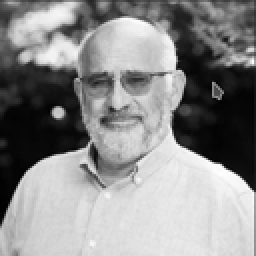
#> input picture fver/spi_async_fifo_reg/python/source_image.png, 128 x 128 px, found by its file name (shown 2 times larger)
$ jupyter execute generate_data.ipynb
#> lines starting #> are read from the running program, lines starting #| are printed output that depends on the picture; after the words box and inside, x2 and y2 are one past the last pixel; in counts of white or black regions, pixels touching at a corner belong together
[cell 1]
import numpy as np
import matplotlib.pyplot as plt
from PIL import Image
import os

## Generate Image Data - 64x64

Taking an input image provided via source path or using a generic circle and creating a 64x64 binary test image for our tb

[cell 2]
def generate_test_data_from_image():
    """
    Reads the source image, converts it to binarized 64x64 data.
    If the image is not found, falls back to a synthetic circle.
    Writes the interleaved imager_test_data.hex file.
    """
    image_path = "/LinuxRAID/home/aokieh1/projects/open_dvs_digital/fver/spi_async_fifo_reg/python/source_image.png"
    # 1. Load the image OR generate synthetic fallback
    if os.path.exists(image_path):
        print(f"Loading '{image_path}'...")
        # Convert to Grayscale ('L') and force to 64x64
        img_pil = Image.open(image_path).convert('L').resize((64, 64))
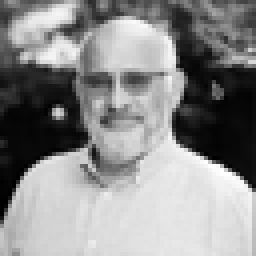
#> img_pil: PIL image 64x64 L (shown 4 times larger); min 0, max 255, mean 139.9
        # Binarize: Pixels > 128 become 1 (White/ON), otherwise 0 (Black/OFF)
        img = (np.array(img_pil) > 128).astype(int)
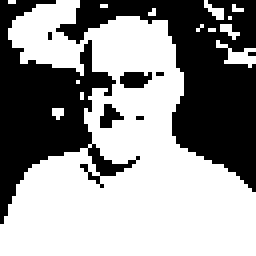
#> img: shape (64, 64) int64 (shown 4 times larger); values 0 (black) and 1 (white), 58.5% white; 8 black regions (4 under 20 px), largest, box (x1, y1, x2, y2) and area: (14, 0, 64, 48) 913, (0, 0, 35, 56) 731, (30, 18, 38, 22) 26, (25, 26, 31, 32) 21
    else:
        print(f"[WARNING] Could not find image at: {image_path}")
        print(" -> Falling back to synthetic 64x64 circle pattern.")
        img = np.zeros((64, 64), dtype=int)
        for y in range(64):
            for x in range(64):
                if (x - 32)**2 + (y - 32)**2 < 20**2:
                    img[y, x] = 1

    # 2. Separate into ON events (pixels == 1) and OFF events (pixels == 0)
    on_events = (img == 1).astype(int)
    off_events = (img == 0).astype(int)

    # 3. Interleave rows and write to hex file for Verilog
    filename = "papa_test_data_64x64.hex"
    with open(filename, "w") as f:
        for row in range(64):
            # Pack 64 pixels into a 64-bit integer
            on_val = 0
            off_val = 0
            for col in range(64):
                on_val  |= (int(on_events[row, col]) << (63 - col))
                off_val |= (int(off_events[row, col]) << (63 - col))

            f.write(f"{on_val:016X}\n")
            f.write(f"{off_val:016X}\n")

    print(f"Successfully generated 128 rows of 64-bit hex data to '{filename}'!")

    # Return the generated arrays so the parser can compare them later
    return img, on_events, off_events

## Post TB Processing (64x64)

Here we parse the data that was generated by the tb and compare it to the original input

[cell 3]
def parse_data_from_roic(original_img, expected_on, expected_off):
    """
    Parses sim_output_64x64.txt, reconstructs the arrays, compares them
    against the expected inputs, and displays the 2x2 verification plot.
    """
    parsed_on = np.zeros((64, 64), dtype=int)
    parsed_off = np.zeros((64, 64), dtype=int)

    on_row_idx = 0
    off_row_idx = 0

    filepath = "sim_output_64x64.txt" # generated by roic_top_tb_64.sv

    if not os.path.exists(filepath):
        print(f"\nError: '{filepath}' not found.")
        print("Make sure you run the SystemVerilog ROIC simulation first!")
        return

    print(f"Parsing '{filepath}'...")
    with open(filepath, "r") as f:
#> (reads fver/roic/python/sim_output_64x64.txt from the repository)
        for line in f:
            line = line.strip()
            if not line:
                continue

            # Read the 17-character hex string as a base-16 integer
            val = int(line, 16)

            # Shift and mask to decouple the event flag and the array data
            event_flag = (val >> 64) & 0x3  # The top 2 bits
            data_64bit = val & 0xFFFFFFFFFFFFFFFF  # The bottom 64 bits

            # Unpack the 64-bit integer back into an array of 64 individual pixels
            row_pixels = [(data_64bit >> (63 - col)) & 1 for col in range(64)]

            if event_flag == 2:   # 2'b10 (ON DETECT)
                if on_row_idx < 64:
                    parsed_on[on_row_idx, :] = row_pixels
                    on_row_idx += 1

            elif event_flag == 1: # 2'b01 (OFF DETECT)
                if off_row_idx < 64:
                    parsed_off[off_row_idx, :] = row_pixels
                    off_row_idx += 1

    print(f" -> Captured {on_row_idx} ON rows and {off_row_idx} OFF rows from RTL output.")

    # =======================================================================
    # AUTOMATED DATA INTEGRITY CHECK
    # =======================================================================
    on_match = np.array_equal(expected_on, parsed_on)
#> on_match = True
    off_match = np.array_equal(expected_off, parsed_off)
#> off_match = True

    print("\n==========================================================")
    if on_match and off_match:
        print(" [SUCCESS] ROIC OUTPUT PERFECTLY MATCHES ORIGINAL IMAGE!")
    else:
        print(" [FATAL ERROR] ROIC OUTPUT MISMATCH DETECTED!")
        if not on_match: print("  -> ON events do not match.")
        if not off_match: print("  -> OFF events do not match.")
    print("==========================================================\n")

    # =======================================================================
    # RECONSTRUCT & PLOT
    # =======================================================================
    # Reconstruct the image (ON events perfectly represent the BW image's '1's)
    reconstructed = parsed_on | (parsed_off * 0)

    fig, axes = plt.subplots(2, 2, figsize=(11, 11))
    fig.canvas.manager.set_window_title('ROIC Digital Twin Verification')

    axes[0, 0].imshow(original_img, cmap='gray')
    axes[0, 0].set_title("1. Original Image (Input)", fontsize=14, fontweight='bold')
    axes[0, 0].axis('off')

    axes[0, 1].imshow(parsed_on, cmap='gray')
    title_on = f"2. Parsed ON Events (Match: {'YES' if on_match else 'NO'})"
#> title_on = '2. Parsed ON Events (Match: YES)'
    axes[0, 1].set_title(title_on, color='green' if on_match else 'red', fontsize=14, fontweight='bold')
    axes[0, 1].axis('off')

    axes[1, 0].imshow(reconstructed, cmap='gray')
    axes[1, 0].set_title("3. ROIC Reconstructed Output", fontsize=14, fontweight='bold')
    axes[1, 0].axis('off')

    axes[1, 1].imshow(parsed_off, cmap='gray')
    title_off = f"4. Parsed OFF Events (Match: {'YES' if off_match else 'NO'})"
#> title_off = '4. Parsed OFF Events (Match: YES)'
    axes[1, 1].set_title(title_off, color='green' if off_match else 'red', fontsize=14, fontweight='bold')
    axes[1, 1].axis('off')

    plt.tight_layout()
    plt.show()
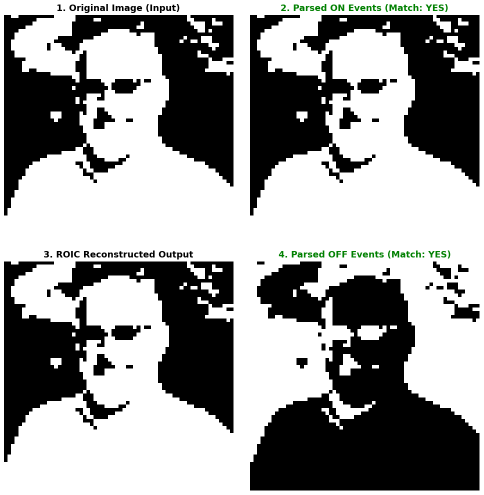
#> figure drawn by matplotlib, 4 panels

[cell 4]
# 1. Generate the stimulus file (run this BEFORE Verilog Simulation)
img, expected_on, expected_off = generate_test_data_from_image()

[cell 5]
# 2. Parse the output and compare (run this AFTER Verilog Simulation)
if img is not None:
    parse_data_from_roic(img, expected_on, expected_off)

## Converting an image to 128 x 128

Here we convert a sample image that is 300x300 RGB --> 128x128 binary BW. This is next used to pass through our roic_top_tb which operates on two 64x128 ROICs which we will use to simulate a 128x128 imager.

[cell 6]
def plot_original_vs_binary(source_path, target_size=(128, 128), threshold=128):
    """
    Displays a 1x2 subplot of the original color image and the binarized version.
    """
#> called with target_size = (128, 128), threshold = 128
    if not os.path.exists(source_path):
        print(f"Error: Source image not found at {source_path}")
        return

    # 1. Load the original color image for display
    original_img = Image.open(source_path)
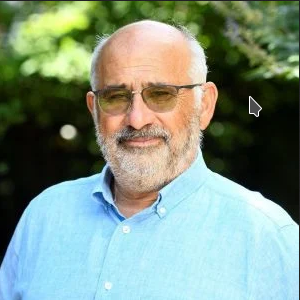
#> input picture fver/spi_async_fifo_reg/python/papa.png, 300 x 300 px, found by its file name
#> original_img is the input picture: PIL image 300x300 RGB; mean R, G, B 127.9, 147.3, 132.3

    # 2. Process for the Imager: Grayscale -> Resize -> Binarize
    # Mode 'L' is 8-bit pixels, black and white
    # LANCZOS is used for high-quality downsampling
    img_processed = original_img.convert('L').resize(target_size, resample=Image.LANCZOS)

    # Binarize the array (Pixels > 128 become 1, others 0)
    bw_array = (np.array(img_processed) > threshold).astype(int)
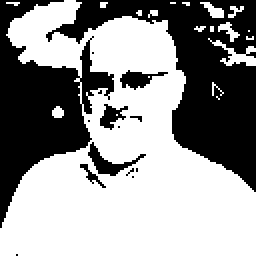
#> bw_array: shape (128, 128) int64 (shown 2 times larger); values 0 (black) and 1 (white), 58.9% white; 15 black regions (9 under 20 px), largest, box (x1, y1, x2, y2) and area: (23, 0, 128, 96) 3614, (0, 0, 57, 114) 2709, (44, 71, 73, 88) 145, (60, 35, 84, 45) 114, (50, 52, 64, 65) 89, (40, 82, 53, 94) 39

    # 3. Create the subplot
    fig, axes = plt.subplots(1, 2, figsize=(14, 7))
    fig.canvas.manager.set_window_title('Imager Input Verification')

    # Left Plot: Original Image
    axes[0].imshow(original_img)
    axes[0].set_title(f"Original Input\n({original_img.size[0]}x{original_img.size[1]} Color)",
                      fontsize=14, fontweight='bold')
    axes[0].axis('off')

    # Right Plot: Binarized BW Image
    # Using 'gray' colormap to show 0 as black and 1 as white
    axes[1].imshow(bw_array, cmap='gray')
    axes[1].set_title(f"Binary BW Imager Input\n({target_size[0]}x{target_size[1]} Binarized)",
                      fontsize=14, fontweight='bold')
    axes[1].axis('off')

    plt.tight_layout()
    plt.show()

# Path to your source image
path = "/LinuxRAID/home/aokieh1/projects/open_dvs_digital/fver/spi_async_fifo_reg/python/papa.png"
plot_original_vs_binary(path)

## Generate Image Data - 128x128

Taking an input image provided via source path or using a generic circle and creating a 128x128 binary test image for our tb

[cell 7]
def generate_test_data_from_image_128x128():
    """
    Reads the source image, visualizes it against a 128x128 binarized version,
    and writes the interleaved imager_test_data_128x128.hex file.
    The hex file contains 256 lines: 128 for the Top ROIC, 128 for the Bottom ROIC.
    """
    image_path = "/LinuxRAID/home/aokieh1/projects/open_dvs_digital/fver/spi_async_fifo_reg/python/papa.png"
    target_size = (128, 128)
    threshold = 128

    # =======================================================================
    # 1. LOAD, PROCESS, AND VISUALIZE
    # =======================================================================
    if os.path.exists(image_path):
        print(f"Loading '{image_path}'...")
        original_img = Image.open(image_path)

        # Process for the Imager: Grayscale -> Resize (128x128) -> Binarize
        img_processed = original_img.convert('L').resize(target_size, resample=Image.LANCZOS)
        img = (np.array(img_processed) > threshold).astype(int)

        # Create the 1x2 comparison subplot you requested
        fig, axes = plt.subplots(1, 2, figsize=(14, 7))
        fig.canvas.manager.set_window_title('Imager Input Verification (128x128)')

        axes[0].imshow(original_img)
        axes[0].set_title(f"Original Input\n({original_img.size[0]}x{original_img.size[1]} Color)",
                          fontsize=14, fontweight='bold')
        axes[0].axis('off')

        axes[1].imshow(img, cmap='gray')
        axes[1].set_title(f"Binary BW Imager Input\n({target_size[0]}x{target_size[1]} Binarized)",
                          fontsize=14, fontweight='bold')
        axes[1].axis('off')

        plt.tight_layout()
        plt.show()

    else:
        print(f"[WARNING] Could not find image at: {image_path}")
        print(" -> Falling back to synthetic 128x128 circle pattern.")
        img = np.zeros((128, 128), dtype=int)
        for y in range(128):
            for x in range(128):
                # Center the circle at x=64, y=64
                if (x - 64)**2 + (y - 64)**2 < 40**2:
                    img[y, x] = 1

    # =======================================================================
    # 2. EVENT SEPARATION & BIT PACKING
    # =======================================================================
    on_events = (img == 1).astype(int)
    off_events = (img == 0).astype(int)

    filename = "papa_test_data_128x128.hex"

    with open(filename, "w") as f:
        # --- TILE 1: TOP ROIC (Rows 0 to 63) ---
        for row in range(64):
            on_data_128, off_data_128 = 0, 0
            for col in range(128):
                on_data_128  |= (int(on_events[row, col]) << (127 - col))
                off_data_128 |= (int(off_events[row, col]) << (127 - col))

            # Pack: {128-bit data, 2-bit event mode, 6-bit row addr (0-63)}
            on_packet  = (on_data_128 << 8) | (2 << 6) | row
            off_packet = (off_data_128 << 8) | (1 << 6) | row

            f.write(f"{on_packet:034X}\n")
            f.write(f"{off_packet:034X}\n")

        # --- TILE 2: BOTTOM ROIC (Rows 64 to 127) ---
        for row in range(64, 128):
            on_data_128, off_data_128 = 0, 0
            for col in range(128):
                on_data_128  |= (int(on_events[row, col]) << (127 - col))
                off_data_128 |= (int(off_events[row, col]) << (127 - col))

            # The Bottom ROIC still only has a 6-bit address counter (0-63).
            # So we must map the global image row (64-127) back to the ROIC's local address (0-63).
            local_row_addr = row - 64

            # Pack: {128-bit data, 2-bit event mode, 6-bit local row addr (0-63)}
            on_packet  = (on_data_128 << 8) | (2 << 6) | local_row_addr
            off_packet = (off_data_128 << 8) | (1 << 6) | local_row_addr

            f.write(f"{on_packet:034X}\n")
            f.write(f"{off_packet:034X}\n")

    print(f"Successfully generated 256 lines of 136-bit hex data to '{filename}'!")

    return img, on_events, off_events

# generate_test_data_from_image_128x128()

[cell 8]
def parse_data_from_roic_128x128(original_img, expected_on, expected_off):
    """
    Parses sim_output_128x128.txt, unpacks the 137-bit packets using the embedded 7-bit
    global row_addr, reconstructs the arrays, and displays the 2x2 verification visualization.
    """
    # 1. Initialize empty 128x128 arrays to hold the fully stitched image
    parsed_on = np.zeros((128, 128), dtype=int)
    parsed_off = np.zeros((128, 128), dtype=int)

    rows_captured = 0

    # 2. Point to the correct output file generated by the Verilog TB
    filepath = "/LinuxRAID/home/aokieh1/projects/open_dvs_digital/fver/roic/python/sim_output_128x128.txt"

    # Fallback to current directory if the absolute path fails (e.g., if you move the scripts)
    if not os.path.exists(filepath):
        filepath = "sim_output_128x128.txt"

    if not os.path.exists(filepath):
        print(f"\nError: '{filepath}' not found.")
        print("Make sure you run the SystemVerilog ROIC simulation first!")
        return

    print(f"Parsing '{filepath}'...")
    with open(filepath, "r") as f:
        for line in f:
            line = line.strip()
            if not line:
                continue

            # Read the 35-character hex string as a base-16 integer
            val = int(line, 16)

            # 3. Unpack the 137-bit packet based on the updated Verilog TB structure
            # {array_col_out[127:0], event_flag[1:0], sim_global_row[6:0]}
            global_row_addr = val & 0x7F                         # Bottom 7 bits (0-127)
            event_flag      = (val >> 7) & 0x3                   # Next 2 bits
            data_128bit     = (val >> 9) & ((1 << 128) - 1)      # Top 128 bits

            # Extract the 128 individual pixels for this row
            row_pixels = [(data_128bit >> (127 - col)) & 1 for col in range(128)]

            # 4. Use the embedded global_row_addr to place the data in the correct Y coordinate!
            if event_flag == 2 and global_row_addr < 128:   # ON DETECT
                parsed_on[global_row_addr, :] = row_pixels
                rows_captured += 1
            elif event_flag == 1 and global_row_addr < 128: # OFF DETECT
                parsed_off[global_row_addr, :] = row_pixels
                rows_captured += 1

    print(f" -> Captured {rows_captured} total rows from RTL output.")

    # =======================================================================
    # AUTOMATED DATA INTEGRITY CHECK
    # =======================================================================
    on_match = np.array_equal(expected_on, parsed_on)
    off_match = np.array_equal(expected_off, parsed_off)

    print("\n========================================================================")
    if on_match and off_match:
        print(" [SUCCESS] 128x128 TILED ROIC OUTPUT PERFECTLY MATCHES ORIGINAL IMAGE!")
    else:
        print(" [FATAL ERROR] 128x128 TILED ROIC OUTPUT MISMATCH DETECTED!")
        if not on_match: print("  -> ON events do not match.")
        if not off_match: print("  -> OFF events do not match.")
    print("========================================================================\n")

    # =======================================================================
    # RECONSTRUCT & VISUALIZE
    # =======================================================================
    reconstructed = parsed_on | (parsed_off * 0)

    # Use a square figure size since the image is now 128x128
    fig, axes = plt.subplots(2, 2, figsize=(11, 11))
    fig.canvas.manager.set_window_title('ROIC Digital Twin Verification (128x128 Tiled)')

    axes[0, 0].imshow(original_img, cmap='gray')
    axes[0, 0].set_title("1. Original Image (Input)", fontsize=14, fontweight='bold')
    axes[0, 0].axis('off')

    axes[0, 1].imshow(parsed_on, cmap='gray')
    title_on = f"2. Parsed ON Events (Match: {'YES' if on_match else 'NO'})"
    axes[0, 1].set_title(title_on, color='green' if on_match else 'red', fontsize=14, fontweight='bold')
    axes[0, 1].axis('off')

    axes[1, 0].imshow(reconstructed, cmap='gray')
    axes[1, 0].set_title("3. ROIC Reconstructed Output", fontsize=14, fontweight='bold')
    axes[1, 0].axis('off')

    axes[1, 1].imshow(parsed_off, cmap='gray')
    title_off = f"4. Parsed OFF Events (Match: {'YES' if off_match else 'NO'})"
    axes[1, 1].set_title(title_off, color='green' if off_match else 'red', fontsize=14, fontweight='bold')
    axes[1, 1].axis('off')

    plt.tight_layout()
    plt.show()

# parse_data_from_roic_128x128(img, expected_on, expected_off)

[cell 9]
# 1. Generate 128x128 stimulus
img, expected_on, expected_off = generate_test_data_from_image_128x128()

[cell 10]
# 2. Parse output from SystemVerilog (after running TB)
parse_data_from_roic_128x128(img, expected_on, expected_off)

## Operational Speed of This Imager

For a given program_bits setting, each row must be processed in three sequential modes: detect_on, detect_off, and pixel_rst. As a result, the total time required to service a single row is three times the programmed duration. For example, when program_bits = 1 µs, a full row readout requires 3 µs (1 µs per mode).

Since a complete frame consists of 64 rows, the total frame time scales linearly with the programmed per-mode duration.

        Frame Time = program_time x 3 (num of modes) x 64 (num of rows)

The log-scale plots below illustrate both the total frame readout time and the corresponding refresh rate as a function of the programmable timing parameter.

[cell 11]
import numpy as np
import matplotlib.pyplot as plt

# Programmable time per mode (in microseconds)
t_us = np.linspace(1, 256, 256)

# Constants
modes_per_row = 3
rows_per_frame = 64

# Frame time
frame_time_us = t_us * modes_per_row * rows_per_frame
frame_time_s = frame_time_us * 1e-6

# Refresh rate
refresh_rate = 1 / frame_time_s

# -----------------------------
# Target FPS → Frame Time
# -----------------------------
target_fps = np.array([20, 60, 100, 1000, 5000])
target_frame_us = 1e6 / target_fps

# Find closest programmable settings
closest_t = []
closest_frame = []

for target in target_frame_us:
    idx = np.argmin(np.abs(frame_time_us - target))
    closest_t.append(t_us[idx])
    closest_frame.append(frame_time_us[idx])

closest_t = np.array(closest_t)
closest_frame = np.array(closest_frame)

# -----------------------------
# Highlight points (powers of 2-ish)
# -----------------------------
highlight_t = np.array([1, 4, 8, 16, 32, 64, 128, 256])
highlight_frame_us = highlight_t * modes_per_row * rows_per_frame
highlight_refresh = 1 / (highlight_frame_us * 1e-6)

# -----------------------------
# Plotting
# -----------------------------
plt.figure(figsize=(12, 5))

# ===== LEFT: Frame Time =====
plt.subplot(1, 2, 1)
plt.plot(t_us, frame_time_us)

plt.yscale('log')

# Target FPS lines
for fps, ft in zip(target_fps, target_frame_us):
    plt.axhline(ft, linestyle='--', linewidth=1)
    plt.text(260, ft, f"{fps} Hz", va='center', fontsize=8)

# Closest points
plt.scatter(closest_t, closest_frame, color='red')

for t, ft, fps in zip(closest_t, closest_frame, target_fps):
    plt.text(
        t, ft,
        f"{int(t)}µs\n({fps}Hz)",
        fontsize=8,
        ha='left',
        va='bottom'
    )

plt.xlabel("Program Time  Mode (µs)")
plt.ylabel("Frame Time (µs)")
plt.title("Frame Time vs Program Time")
plt.grid(True, which="both")


# ===== RIGHT: Refresh Rate =====
plt.subplot(1, 2, 2)
plt.plot(t_us, refresh_rate)

plt.yscale('log')

# Highlight points
plt.scatter(highlight_t, highlight_refresh, color='green')

for x, y in zip(highlight_t, highlight_refresh):
    plt.text(
        x, y,
        f"({int(x)}µs,\n{y:.1f} Hz)",
        fontsize=8,
        ha='left',
        va='bottom'
    )

plt.xlabel("Program Time per Mode (µs)")
plt.ylabel("Refresh Rate (Hz)")
plt.title("Refresh Rate vs Program Time")
plt.grid(True, which="both")

plt.tight_layout()
plt.show()
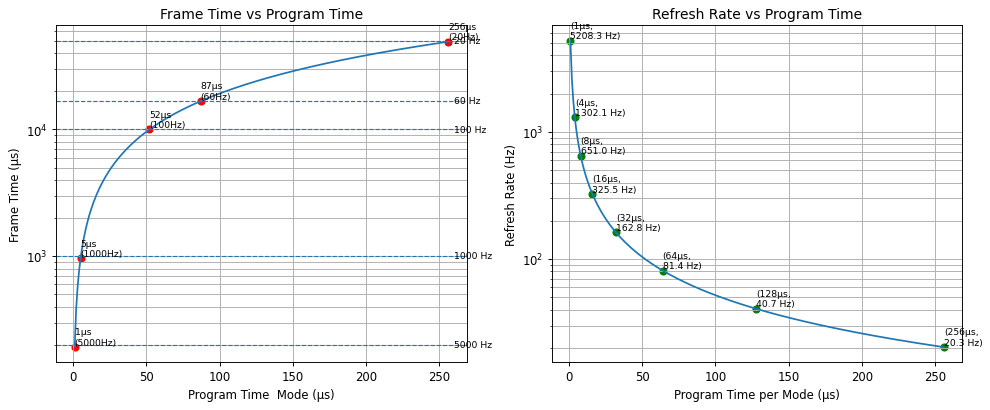
#> figure drawn by matplotlib, 2 panels; panel 1: curve peaks at x = 256, y = 49152; panel 2: curve peaks at x = 1, y = 5208.3
